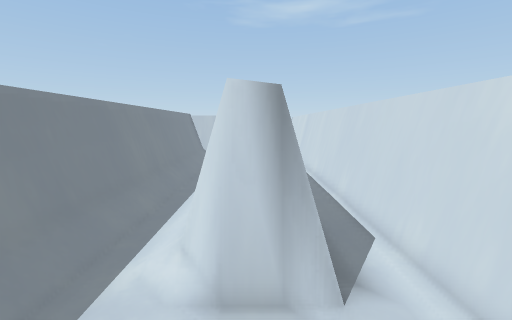
[1] (above)

24 first-person views from a walk through a Unity game level. The camera is 1.4 m above the floor, tilts 8° down and sees 90° across. The floor is counted in squares, 0.5 m on a side. Each view is taken from the middle of a square. On the plan, view 1 faces up. The plan holds only what a view shows up to about 19 squares ahead; the rest is blank. The place goes on beyond the plan. The player character is not drawn.

[2]
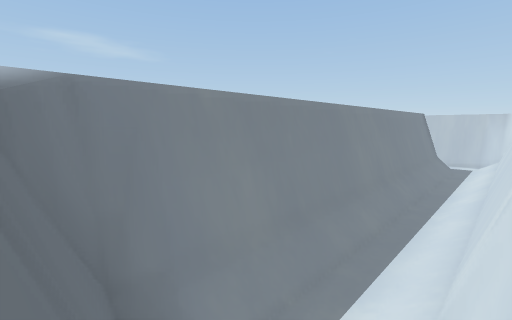

[3]
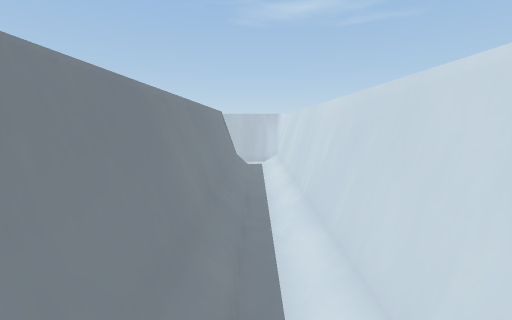

[4]
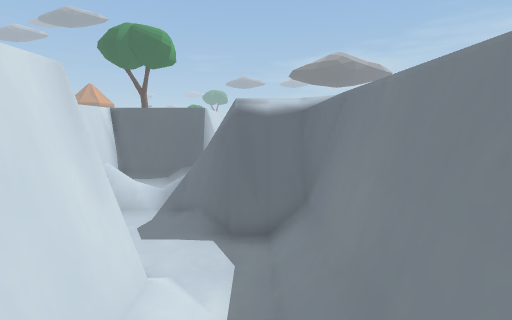

[5]
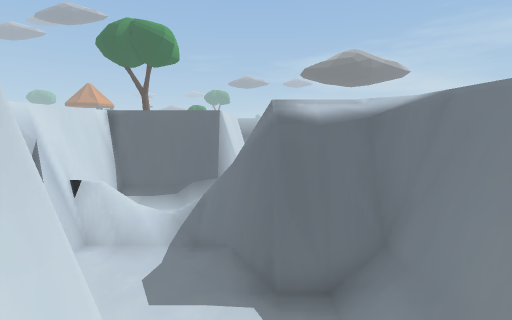

[6]
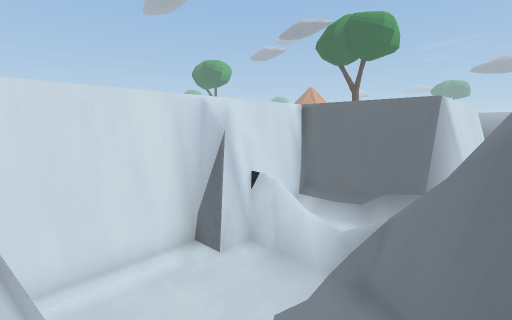

[7]
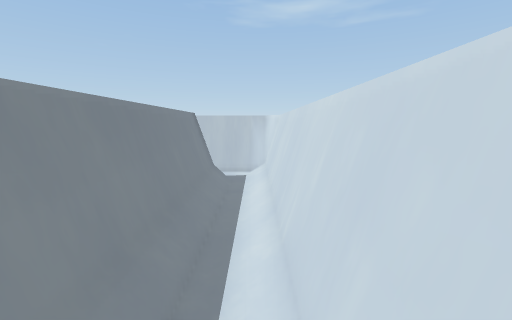

[8]
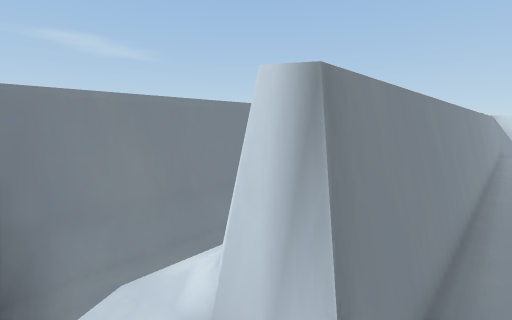

[9]
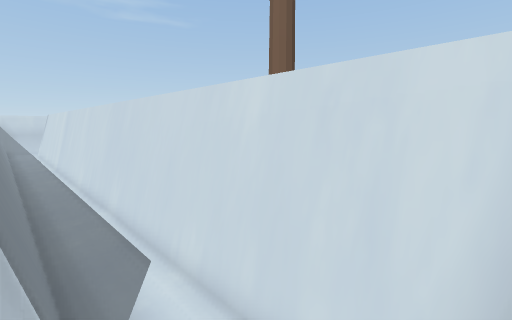

[10]
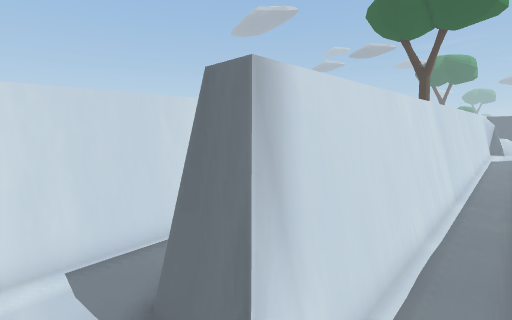

[11]
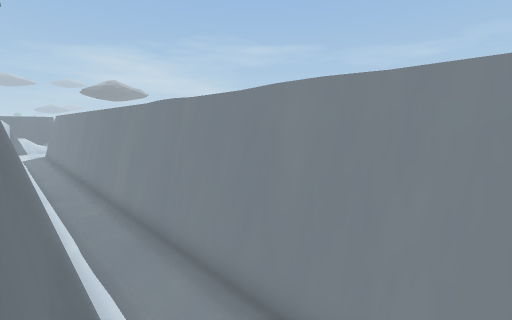

[12]
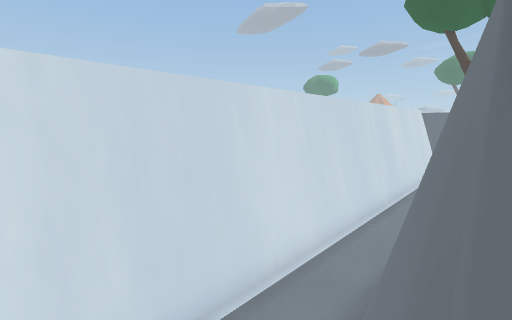

[13]
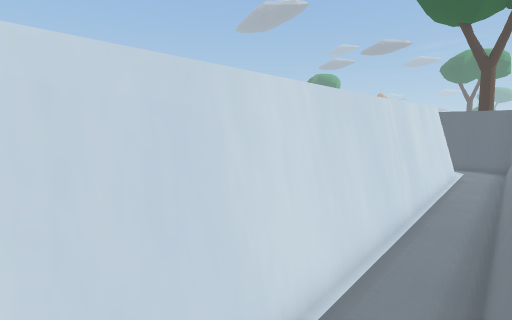

[14]
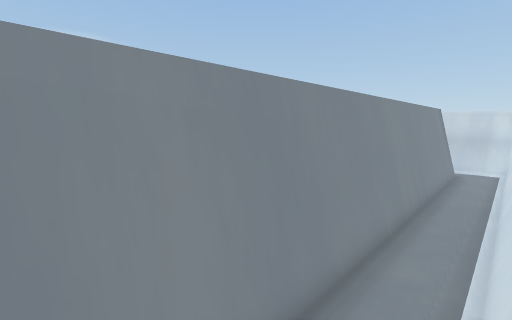

[15]
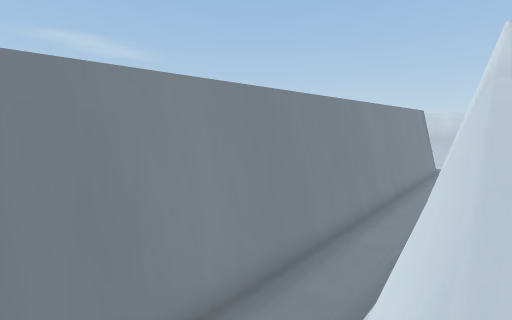

[16]
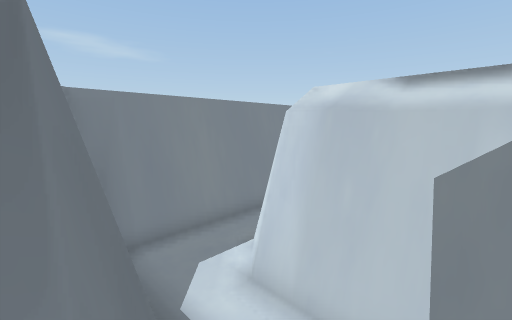

[17]
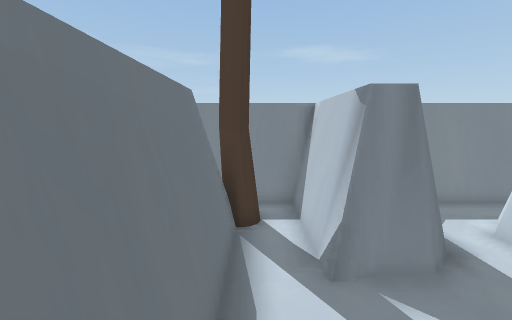

[18]
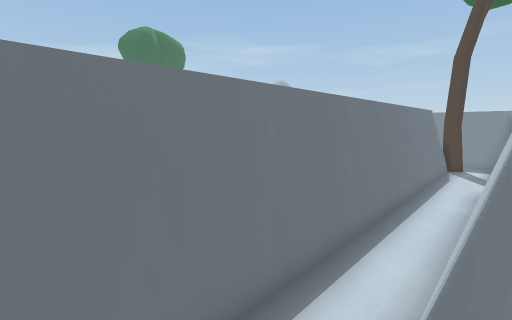

[19]
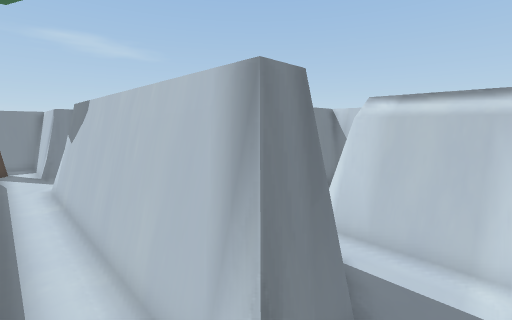

[20]
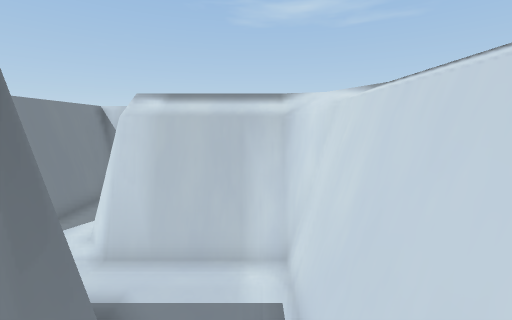

[21]
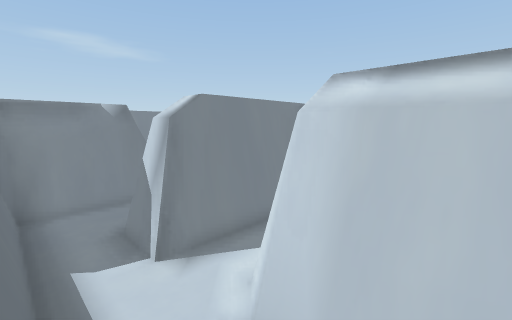

[22]
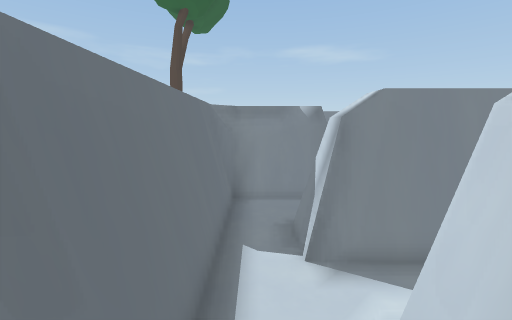

[23]
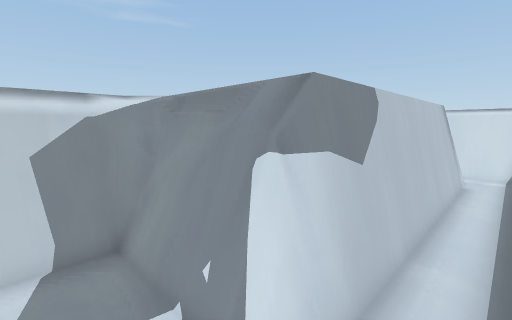

[24]
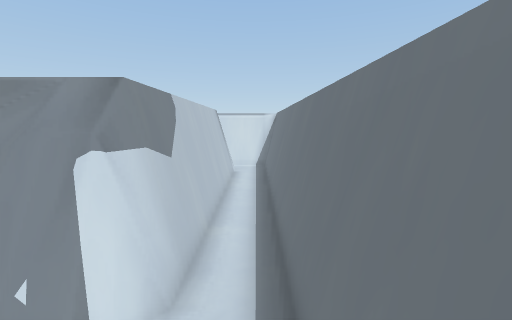

### Floor plan
Key: @ floor where view 1 was taken; # wall or solid block; . floor; / step, stairs or slope; = window, fence, low wall or low ledge; ^ raised ledge; O other object.
Columns run from 5 left of view 1 to 28 right of it. Each row starts with its distance up from view 1.
 34          #####
 33           ===#
 32       #. ....#
 31       #  ==..#
 30       #.###=.#
 29       #.####.#
 28       #.# ##.#
 27       #.#  #.#
 26       #.#  #.#
 25       #.#  #.#
 24       #.#  #.#
 23 ##### #.#  #.#
 22  ../# #.#  #.#
 21 #../# #.#  #.#
 20 #=./# #.#  #.#
 19 #=./# #.#  #.#           ##
 18 #=./# #.#  #.# #         #=
 17 #=./# #.#  #.# #=        ##
 16 #=./# #.#  #.###         ##.
 15 #=./# #.#  #.###    #=   ##.=#
 14 #=./# #.#  #.=########. ##=.=#####
 13 #=./# #.#  #..====###=..===..====#
 12 #=./# #.#  #......=##=...........#
 11 #=./# #.#  #####..=############..#
 10 #=./# #.#     ##..#############. #
  9 #=./# #.#     ##..############# .#
  8 #=./# #.#  ####..................#
  7 #=./# #.#  #OO...................#
  6 #=./# #.#  #O#####################
  5 #=./###.#  #
  4 #=..###.#
  3 #=......##
  2 #=#.....##
  1 ####....=#
  0    #=@.###
 -1     ^OO=##
 -2       . =
 -3      ...#
 -4     ==### #
 -5     ####  #
 -6     #
 -7     #

Positions as (right, up) in squares from view 1, and headings:
1: (0, 0), facing up
2: (-1, 1), facing up-left
3: (-3, 4), facing up
4: (-3, 8), facing down
5: (-2, 6), facing down
6: (-2, 4), facing down-right
7: (-2, 7), facing up
8: (2, 2), facing up-left
9: (1, 1), facing up-right
10: (2, 32), facing down-right
11: (4, 32), facing down-left
12: (5, 32), facing down-right
13: (6, 31), facing down-right
14: (8, 13), facing up-left
15: (9, 12), facing up-left
16: (12, 10), facing up-left
17: (15, 7), facing left
18: (27, 9), facing down-left
19: (27, 7), facing up-left
20: (27, 8), facing up
21: (26, 11), facing up-left
22: (26, 12), facing left
23: (11, 7), facing up-right
24: (10, 7), facing right
